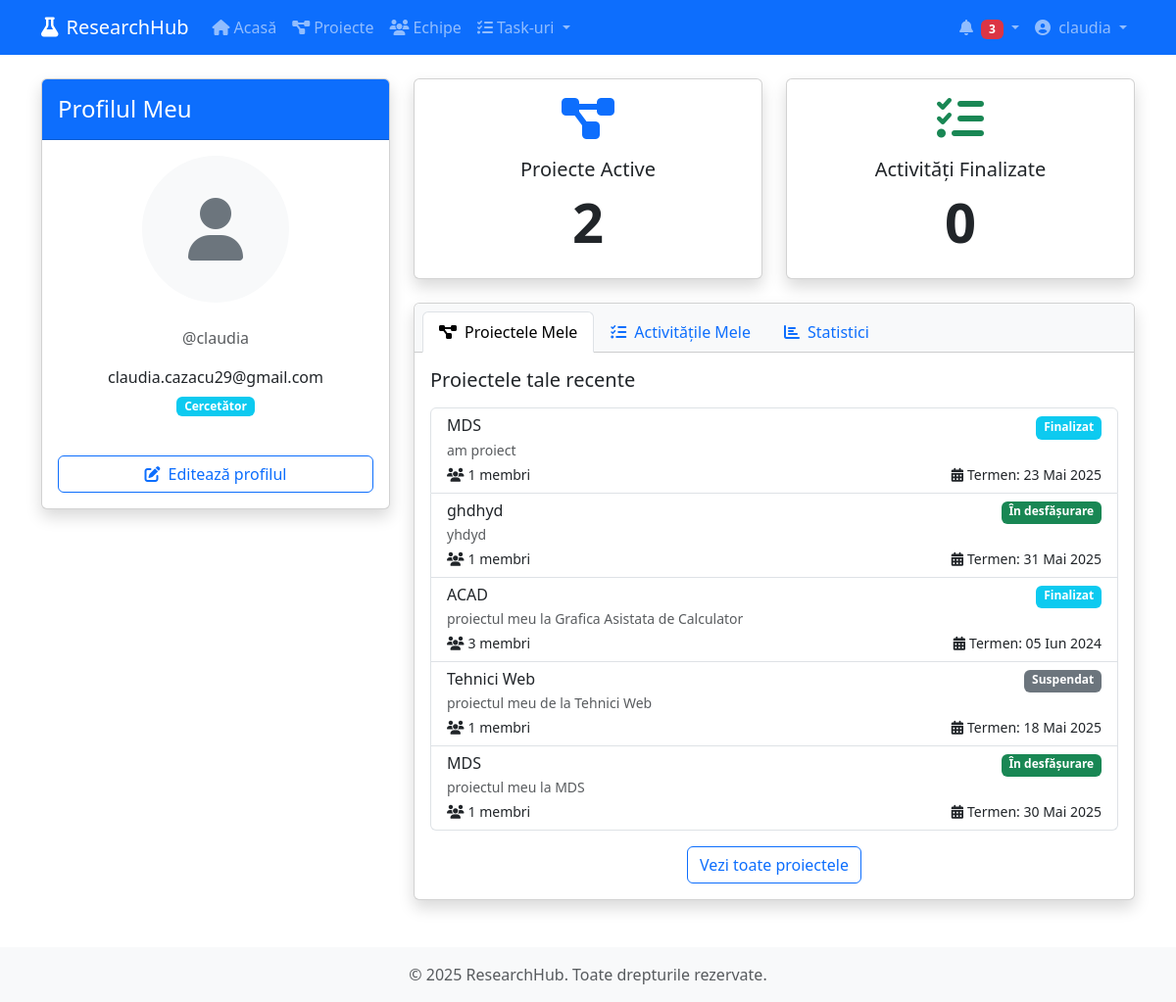
/profile/ (signed in), run on the app's committed database.
### myapp/models.py (models this page shows, shortened)
class Profile(models.Model):
    user = models.OneToOneField(User, on_delete=models.CASCADE, related_name='profile')
    picture = models.ImageField(upload_to='profile_pics', blank=True, null=True)
    bio = models.TextField(max_length=500, blank=True)
    institution = models.CharField(max_length=100, blank=True)
    position = models.CharField(max_length=100, blank=True)
    phone = models.CharField(max_length=20, blank=True)
    ROLE_CHOICES = [
        ('admin', 'Administrator'),
        ('researcher', 'Cercetător'),
        ('coordinator', 'Coordonator'),
        ('evaluator', 'Evaluator'),
    ]
    role = models.CharField(max_length=20, choices=ROLE_CHOICES, default='researcher')

class ProjectMember(models.Model):
    project = models.ForeignKey(Project, on_delete=models.CASCADE, related_name='members')
    user = models.ForeignKey(User, on_delete=models.CASCADE, related_name='project_memberships')
    joined_at = models.DateTimeField(auto_now_add=True)
    ROLE_CHOICES = [
        ('leader', 'Lider de proiect'),
        ('researcher', 'Cercetător'),
        ('assistant', 'Asistent'),
        ('consultant', 'Consultant'),
        ('admin', 'Administrator'),
    ]
    role = models.CharField(max_length=20, choices=ROLE_CHOICES, default='researcher')
    class Meta:
        unique_together = ('project', 'user')

class Project(models.Model):
    title = models.CharField(max_length=200)
    description = models.TextField()
    start_date = models.DateField()
    end_date = models.DateField()
    created_at = models.DateTimeField(auto_now_add=True)
    updated_at = models.DateTimeField(auto_now=True)
    created_by = models.ForeignKey(User, on_delete=models.CASCADE, related_name='created_projects')
    STATUS_CHOICES = [
        ('draft', 'Schiță'),
        ('planning', 'Planificare'),
        ('in_progress', 'În desfășurare'),
        ('on_hold', 'Suspendat'),
        ('completed', 'Finalizat'),
        ('archived', 'Arhivat'),
    ]
    status = models.CharField(max_length=20, choices=STATUS_CHOICES, default='draft')

### myapp/views.py (the view)
# urls.py: path('profile/', views.profile, name='profile'),
@login_required
def profile(request):
    try:
        profile = request.user.profile
    except Profile.DoesNotExist:
        profile = Profile(user=request.user)
        profile.save()
    if request.method == 'POST':
        form = ProfileForm(request.POST, request.FILES, instance=profile)
        if form.is_valid():
            form.save()
            messages.success(request, "Profilul a fost actualizat cu succes.")
            return redirect('profile')
    else:
        form = ProfileForm(instance=profile)
    active_projects = ProjectMember.objects.filter(
        user=request.user,
        project__status__in=['planning', 'in_progress']
    ).count()
    completed_activities = Activity.objects.filter(
        assigned_to=request.user,
        status='completed'
    ).count()
    user_projects = ProjectMember.objects.filter(
        user=request.user
    ).select_related('project').order_by('-project__updated_at')[:5]
    upcoming_activities = Activity.objects.filter(
        assigned_to=request.user,
        due_date__gte=timezone.now().date()
    ).select_related('project').order_by('due_date')[:5]
    context = {
        'form': form,
        'active_projects': active_projects,
        'completed_activities': completed_activities,
        'user_projects': user_projects,
        'upcoming_activities': upcoming_activities,
    }
    return render(request, 'profile.html', context)

### myapp/templates/profile.html (shortened to what this page needs)
{% extends 'base.html' %}
{% block content %}
<div class="row">
    <div class="col-lg-4">
        <div class="card shadow mb-4">
            <div class="card-header bg-primary text-white py-3">
                <h4 class="mb-0">Profilul Meu</h4>
            </div>
            <div class="card-body text-center">
                {% if request.user.profile.picture %}
                <img src="{{ request.user.profile.picture.url }}" alt="{{ request.user.username }}" class="rounded-circle img-thumbnail mb-3" style="width: 150px; height: 150px; object-fit: cover;">
                {% else %}
                <div class="bg-light rounded-circle d-inline-flex justify-content-center align-items-center mb-3" style="width: 150px; height: 150px;">
                    <i class="fas fa-user fa-4x text-secondary"></i>
                </div>
                {% endif %}
                <p class="text-muted">@{{ request.user.username }}</p>
                <p class="mb-1">{{ request.user.email }}</p>
                <div class="badge bg-info mb-3">{{ request.user.profile.get_role_display }}</div>
                <div class="mt-4 d-grid">
                    <button class="btn btn-outline-primary" data-bs-toggle="modal" data-bs-target="#editProfileModal">
                        <i class="fas fa-edit me-2"></i>Editează profilul
                    </button>
                </div>
            </div>
        </div>
    </div>
    <div class="col-lg-8">
        <div class="row">
            <div class="col-md-6">
                <div class="card mb-4 shadow">
                    <div class="card-body text-center">
                        <div class="mb-3">
                            <i class="fas fa-project-diagram fa-3x text-primary"></i>
                        </div>
                        <h5>Proiecte Active</h5>
                        <h2 class="display-4 fw-bold">{{ active_projects }}</h2>
                    </div>
                </div>
            </div>
            <div class="col-md-6">
                <div class="card mb-4 shadow">
                    <div class="card-body text-center">
                        <div class="mb-3">
                            <i class="fas fa-tasks fa-3x text-success"></i>
                        </div>
                        <h5>Activități Finalizate</h5>
                        <h2 class="display-4 fw-bold">{{ completed_activities }}</h2>
                    </div>
                </div>
            </div>
        </div>
        <div class="card shadow">
            <div class="card-header bg-light">
                <ul class="nav nav-tabs card-header-tabs" id="profileTabs" role="tablist">
                    <li class="nav-item" role="presentation">
                        <button class="nav-link active" id="projects-tab" data-bs-toggle="tab" data-bs-target="#projects" type="button" role="tab" aria-controls="projects" aria-selected="true">
                            <i class="fas fa-project-diagram me-2"></i>Proiectele Mele
                        </button>
                    </li>
                    <li class="nav-item" role="presentation">
                        <button class="nav-link" id="activities-tab" data-bs-toggle="tab" data-bs-target="#activities" type="button" role="tab" aria-controls="activities" aria-selected="false">
                            <i class="fas fa-tasks me-2"></i>Activitățile Mele
                        </button>
                    </li>
                    <li class="nav-item" role="presentation">
                        <button class="nav-link" id="statistics-tab" data-bs-toggle="tab" data-bs-target="#statistics" type="button" role="tab" aria-controls="statistics" aria-selected="false">
                            <i class="fas fa-chart-bar me-2"></i>Statistici
                        </button>
                    </li>
                </ul>
            </div>
            <div class="card-body">
                <div class="tab-content" id="profileTabsContent">
                    <div class="tab-pane fade show active" id="projects" role="tabpanel" aria-labelledby="projects-tab">
                        <h5 class="mb-3">Proiectele tale recente</h5>
                        <div class="list-group">
                            {% for membership in user_projects %}
                            <a href="{% url 'project_detail' membership.project.id %}" class="list-group-item list-group-item-action">
                                <div class="d-flex w-100 justify-content-between">
                                    <h6 class="mb-1">{{ membership.project.title }}</h6>
                                    <span class="badge {% if membership.project.status == 'in_progress' %}bg-success{% elif membership.project.status == 'planning' %}bg-warning text-dark{% elif membership.project.status == 'completed' %}bg-info{% elif membership.project.status == 'on_hold' %}bg-secondary{% else %}bg-primary{% endif %}">
                                        {{ membership.project.get_status_display }}
                                    </span>
                                </div>
                                <p class="mb-1 small text-muted">{{ membership.project.description|truncatechars:100 }}</p>
                                <div class="d-flex justify-content-between align-items-center">
                                    <small><i class="fas fa-users me-1"></i>{{ membership.project.members.count }} membri</small>
                                    <small><i class="fas fa-calendar-alt me-1"></i>Termen: {{ membership.project.end_date|date:"d M Y" }}</small>
                                </div>
                            </a>
                            {% endfor %}
                        </div>
                        {% if user_projects %}
                        <div class="text-center mt-3">
                            <a href="{% url 'projects_list' %}" class="btn btn-outline-primary">
                                Vezi toate proiectele
                            </a>
                        </div>
                        {% endif %}
                    </div>
                </div>
            </div>
        </div>
    </div>
</div>
{% endblock %}

### myapp/templates/base.html (shortened to what this page needs)
<!DOCTYPE html>
<html lang="ro">
<head>
    <link href="https://cdn.jsdelivr.net/npm/bootstrap@5.3.0/dist/css/bootstrap.min.css" rel="stylesheet">
    <link rel="stylesheet" href="https://cdnjs.cloudflare.com/ajax/libs/font-awesome/6.4.0/css/all.min.css">
</head>
<body>
    <nav class="navbar navbar-expand-lg navbar-dark bg-primary">
        <div class="container">
            <a class="navbar-brand" href="{% url 'home' %}">
                <i class="fas fa-flask me-2"></i>ResearchHub
            </a>
            <div class="collapse navbar-collapse" id="navbarNav">
                <ul class="navbar-nav me-auto">
                    <li class="nav-item">
                        <a class="nav-link" href="{% url 'home' %}">
                            <i class="fas fa-home me-1"></i>Acasă
                        </a>
                    </li>
                    {% if user.is_authenticated %}
                    <li class="nav-item">
                        <a class="nav-link" href="{% url 'projects_list' %}">
                            <i class="fas fa-project-diagram me-1"></i>Proiecte
                        </a>
                    </li>
                    <li class="nav-item">
                        <a class="nav-link" href="{% url 'teams_list' %}">
                            <i class="fas fa-users me-1"></i>Echipe
                        </a>
                    </li>
                    <li class="nav-item dropdown">
                        <a class="nav-link dropdown-toggle" href="#" role="button" data-bs-toggle="dropdown">
                            <i class="fas fa-tasks me-1"></i>Task-uri
                        </a>
                    </li>
                    {% endif %}
                </ul>
                <ul class="navbar-nav">
                    {% if user.is_authenticated %}
                    <li class="nav-item dropdown">
                        <a class="nav-link dropdown-toggle" href="#" role="button" data-bs-toggle="dropdown">
                            <i class="fas fa-bell me-1"></i>
                            <span class="badge bg-danger">3</span>
                        </a>
                    </li>
                    <li class="nav-item dropdown">
                        <a class="nav-link dropdown-toggle" href="#" role="button" data-bs-toggle="dropdown">
                            {% if user.profile.picture %}
                            <img src="{{ user.profile.picture.url }}" alt="{{ user.username }}" class="rounded-circle me-1" style="width: 24px; height: 24px; object-fit: cover;">
                            {% else %}
                            <i class="fas fa-user-circle me-1"></i>
                            {% endif %}
                            {{ user.first_name|default:user.username }}
                        </a>
                    </li>
                    {% endif %}
                </ul>
            </div>
        </div>
    </nav>
    <main class="container mt-4">
        {% block content %}{% endblock %}
    </main>
    <footer class="bg-light text-center text-muted py-3 mt-5">
        <div class="container">
            <p class="mb-0">© {% now "Y" %} ResearchHub. Toate drepturile rezervate.</p>
        </div>
    </footer>
</body>
</html>

### data on the page
ProjectMember: project "MDS", project.status "Finalizat", project.description "am proiect", project.members.count "1", project.end_date "23 Mai 2025"
ProjectMember: project "ghdhyd", project.status "În desfășurare", project.description "yhdyd", project.members.count "1", project.end_date "31 Mai 2025"
ProjectMember: project "ACAD", project.status "Finalizat", project.description "proiectul meu la Grafica Asistata de Calculator", project.members.count "3", project.end_date "05 Iun 2024"
ProjectMember: project "Tehnici Web", project.status "Suspendat", project.description "proiectul meu de la Tehnici Web", project.members.count "1", project.end_date "18 Mai 2025"
ProjectMember: project "MDS", project.status "În desfășurare", project.description "proiectul meu la MDS", project.members.count "1", project.end_date "30 Mai 2025"

### other printed values
{{ user.first_name|default:user.username }} "claudia"
{{ request.user.username }} "claudia"
{{ request.user.email }} "claudia.cazacu29@gmail.com"
{{ request.user.profile.get_role_display }} "Cercetător"
{{ active_projects }} "2"
{{ completed_activities }} "0"
